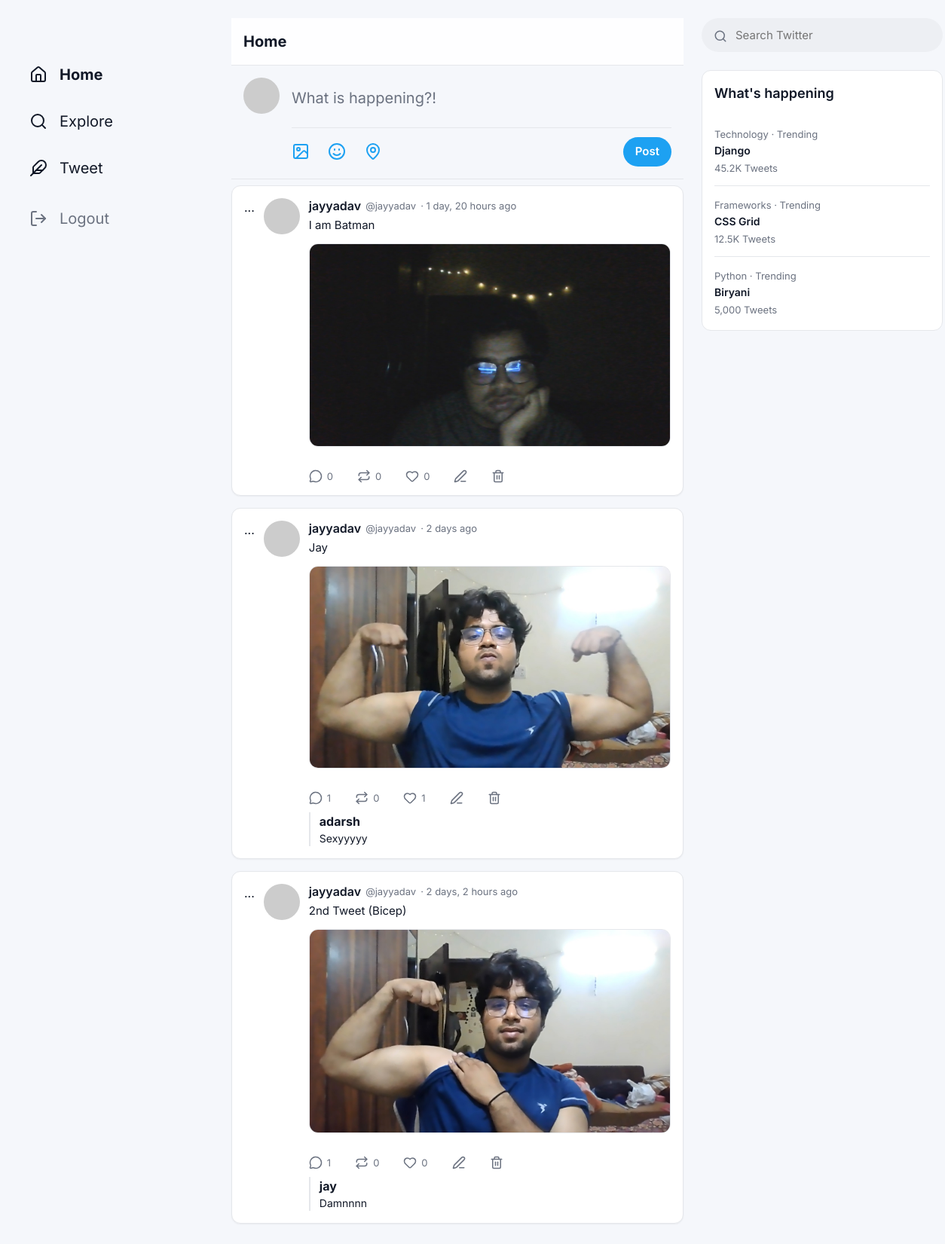
The page /tweet/ (signed in) on the database its author committed.
### tweet/models.py (models this page shows, shortened)
class Tweet(models.Model):
    user = models.ForeignKey(User, on_delete=models.CASCADE)
    text = models.TextField(max_length=280)
    photo = models.ImageField(
        upload_to='tweet_photos/',
        blank=True,
        null=True
        )
    parent = models.ForeignKey(
        "self",
        null=True,
        blank=True,
        on_delete=models.CASCADE,
        related_name="replies"
    )
    likes = models.ManyToManyField(
        User,
        related_name='liked_tweets',
        blank=True
    )
    retweets = models.ManyToManyField(
        User,
        related_name="retweeted_tweets",
        blank = True
    )
    created_at = models.DateTimeField(auto_now_add=True)
    updated_at = models.DateTimeField(auto_now=True)
    @property
    def retweet_count(self):
        return self.retweets.count()
    @property
    def like_count(self):
        return self.likes.count()
    @property
    def reply_count(self):
        return self.replies.count()
    class Meta:
        ordering = ["-created_at"]
        indexes = [
            models.Index(fields=["user"]),
            models.Index(fields=["created_at"]),
            models.Index(fields=["parent"]),
            ]

### tweet/views.py (the view)
# urls.py: path('', views.tweet_list, name='tweet_list'),
def tweet_list(request):
    if request.user.is_authenticated:
        following_ids = request.user.following_relationships.values_list(
        "following_id",
        flat=True
        )
        tweets = Tweet.objects.filter(
            user__in=following_ids,
            parent__isnull=True
        ) | Tweet.objects.filter(
            user=request.user,
            parent__isnull=True
        )
    else:
        tweets = Tweet.objects.filter(
            parent__isnull=True
        )
    tweets = tweets.select_related("user").order_by("-created_at")
    return render(request, "tweet_list.html", {"tweets": tweets})

### tweet/templates/tweet_list.html (shortened to what this page needs)
{% extends "layout.html" %}
{% block content %}
<div class="feed-header" style="padding: 16px; border-bottom: 1px solid var(--border-color); position: sticky; top: 0; background: rgba(255, 255, 255, 0.85); backdrop-filter: blur(12px); z-index: 10;">
    <h2 style="font-size: 20px; font-weight: 700;">Home</h2>
</div>
{% if user.is_authenticated %}
<div style="padding: 16px; border-bottom: 1px solid var(--border-color); display: flex; gap: 16px; align-items: flex-start;">
   {% include "components/avatar.html" with user_obj=user %}
   <div style="flex-grow: 1;">
       <a href="{% url 'tweet_create' %}" style="display: block; width: 100%; border: none; padding: 12px 0; font-size: 20px; color: var(--text-secondary); cursor: text;">What is happening?!</a>
       <div class="u-flex u-justify-between u-items-center" style="margin-top: 12px; border-top: 1px solid var(--border-color); padding-top: 12px;">
           <div class="u-flex u-gap-3" style="color: var(--accent-color);">
               <i data-lucide="image" style="cursor: pointer;"></i>
               <i data-lucide="smile" style="cursor: pointer;"></i>
               <i data-lucide="map-pin" style="cursor: pointer;"></i>
           </div>
           <a href="{% url 'tweet_create' %}" class="btn btn-primary" style="padding: 8px 16px;">Post</a>
       </div>
   </div>
</div>
{% endif %}
<div class="feed-list" style="padding-top: 8px;">
    {% for tweet in tweets %}
        {% include "components/tweet_card.html" with tweet=tweet %}
    {% empty %}
        <div style="padding: 32px; text-align: center; color: var(--text-secondary);">
            <p>No tweets yet. Be the first to post!</p>
        </div>
    {% endfor %}
</div>
{% endblock %}

### templates/components/avatar.html
<img src="https://ui-avatars.com/api/?name={{ user_obj.username|default:'U' }}&background=E5E7EB&color=111827&bold=true" class="tweet-avatar" alt="{{ user_obj.username }} avatar">

### templates/components/tweet_card.html (shortened to what this page needs)
<article class="tweet-card">
     <a href="{% url 'tweet_detail' tweet.id %}" style="text-decoration:none; color:inherit;">
        ...
    </a>
    {% include "components/avatar.html" with user_obj=tweet.user %}
    <div class="tweet-content">
        <div class="tweet-header">
            <a href="{% url 'profile' tweet.user.id %}" class="tweet-username">
    {{ tweet.user.username }}
            </a>
            <span class="tweet-handle">@{{ tweet.user.username|lower }}</span>
            <span class="tweet-handle">· {{ tweet.created_at|timesince }} ago
            </span>
        </div>
        <p class="tweet-text">{{ tweet.text }}</p>
        {% if tweet.photo %}
        <img src="{{ tweet.photo.url }}" alt="Tweet photo" style="width: 100%; border-radius: var(--radius-md); margin-bottom: 12px; border: 1px solid var(--border-color);">
        {% endif %}
        {% include "components/tweet_actions.html" with tweet=tweet %}
    </div>
</article>

### templates/components/tweet_actions.html (shortened to what this page needs)
<div class="tweet-actions-row">
    <button class="action-btn"
        onclick="document.getElementById('reply-box-{{ tweet.id }}').style.display='block'"
        title="Reply"
    >
    <i data-lucide="message-circle"></i>
    <span>{{ tweet.reply_count }}</span>
    </button>
    <form method="post" action="{% url 'toggle_retweet' tweet.id %}">
    <button class="action-btn" title="Retweet" >
        <i data-lucide="repeat"></i>
        <span>{{ tweet.retweet_count }}</span>
    </button>
    </form>
    <form method="post" action="{% url "toggle_like" tweet.id %}" style="display:inline;">
        <button class="action-btn" title="like">
            <i data-lucide="heart"></i>
            <span>{{ tweet.like_count }}</span>
        </button>
     </form>
    {% if tweet.user == request.user %}
        <a href="{% url "tweet_edit" tweet.id %}" class="action-btn" title="Edit">
            <i data-lucide="edit-3"></i>
        </a>
        <a href="{% url 'tweet_delete' tweet.id %}" class="action-btn delete" title="Delete">
            <i data-lucide="trash-2"></i>
        </a>
    {% endif %}
  </div>
 {% for reply in tweet.replies.all %}
 <div style="margin-top:10px; padding-left:12px; border-left:2px solid var(--border-color);">
    <strong>{{ reply.user.username }}</strong>
    <div style="font-size:14px">
        {{ reply.text }}
    </div>
 </div>
 {% endfor %}

### static/css/base.css (style rules this page uses)
:root { --bg-color: #F5F7FB; --card-bg: #FFFFFF; --border-color: #E5E7EB; --text-primary: #111827; --text-secondary: #6B7280; --accent-color: #1DA1F2; --accent-hover: #1a91da; --hover-bg: rgba(0, 0, 0, 0.03); --error-color: #ef4444; --font-family: 'Inter', system-ui, -apple-system, BlinkMacSystemFont, "Segoe UI", Roboto, Helvetica, Arial, sans-serif; --font-username: 600 16px var(--font-family); --font-handle: 400 13px var(--font-family); --font-tweet: 400 15px/1.6 var(--font-family); --font-meta: 400 12px var(--font-family); --radius-sm: 8px; --radius-md: 12px; --radius-lg: 16px; --radius-full: 9999px; --shadow-sm: 0 1px 2px 0 rgba(0, 0, 0, 0.05); --shadow-md: 0 4px 6px -1px rgba(0, 0, 0, 0.1), 0 2px 4px -1px rgba(0, 0, 0, 0.06); --transition-fast: 150ms ease-in-out; --transition-normal: 200ms ease-in-out; }
*, *::before, *::after { box-sizing: border-box; margin: 0; padding: 0; }
body { font-family: var(--font-family); background-color: var(--bg-color); color: var(--text-primary); line-height: 1.5; -webkit-font-smoothing: antialiased; -moz-osx-font-smoothing: grayscale; }
a { color: inherit; text-decoration: none; }
button { font-family: inherit; border: none; background: none; cursor: pointer; }

### static/css/components.css (style rules this page uses)
.tweet-card { background: var(--card-bg); border: 1px solid var(--border-color); border-radius: var(--radius-md); padding: 16px; margin-bottom: 16px; box-shadow: var(--shadow-sm); transition: background-color var(--transition-fast), box-shadow var(--transition-fast); display: flex; gap: 12px; }
.tweet-avatar { width: 48px; height: 48px; border-radius: var(--radius-full); object-fit: cover; flex-shrink: 0; }
.tweet-content { flex-grow: 1; min-width: 0; }
.tweet-header { display: flex; align-items: center; gap: 6px; margin-bottom: 4px; }
.tweet-username { font: var(--font-username); color: var(--text-primary); }
.tweet-handle { font: var(--font-handle); color: var(--text-secondary); }
.tweet-text { font: var(--font-tweet); color: var(--text-primary); margin-bottom: 12px; word-wrap: break-word; }
.tweet-actions-row { display: flex; gap: 32px; margin-top: 12px; }
.action-btn { display: flex; align-items: center; gap: 6px; color: var(--text-secondary); transition: color var(--transition-fast); font-size: 13px; }
.action-btn i, .action-btn svg { width: 18px; height: 18px; transition: stroke var(--transition-fast), fill var(--transition-fast), transform var(--transition-fast); }
.btn { display: inline-flex; align-items: center; justify-content: center; padding: 10px 20px; font-weight: 600; font-size: 15px; border-radius: var(--radius-full); transition: background-color var(--transition-fast), transform var(--transition-fast); cursor: pointer; text-align: center; }
.btn-primary { background-color: var(--accent-color); color: white; }

### static/css/utilities.css (style rules this page uses)
.u-flex { display: flex; }
.u-items-center { align-items: center; }
.u-justify-between { justify-content: space-between; }
.u-gap-3 { gap: 24px; }

### rows shown on the page
Tweet: user.username "jayyadav", created_at "1 day, 20 hours", text "I am Batman", photo (picture), reply_count "0", retweet_count "0", like_count "0"
Tweet: user.username "jayyadav", created_at "2 days", text "Jay", photo (picture), reply_count "1", retweet_count "0", like_count "1"
Tweet: user.username "adarsh", text "Sexyyyyy"
Tweet: user.username "jayyadav", created_at "2 days, 2 hours", text "2nd Tweet (Bicep)", photo (picture), reply_count "1", retweet_count "0", like_count "0"
Tweet: user.username "jay", text "Damnnnn"
